Frame 1 (no input): blank canvas, image omitted
Frame 60 (the mouse pressed at the canvas centre just before this capture): blank canvas, image omitted
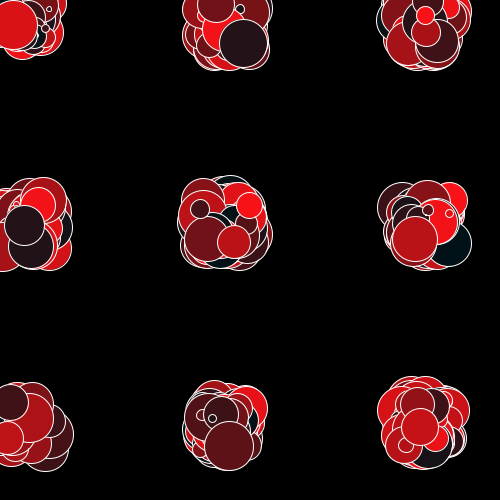
Frame 120 (the mouse held since frame 60 and released just before this capture)

The Processing sketch whose frames 1 and 60 were blank and that drew this single picture after the mouse press (run headless with seeded random() and noise(); from frame 60 on, the mouse is pressed at the canvas centre):

// Processing sketch: processing_139251
// ── processing_139251.pde

ArrayList<Circle> circles = new ArrayList(); 
int index = 0;
int thaMouse;

void setup(){
  size(500,500);
    background(0);
}
void draw(){
  for(int i = 0; i<10; i++){
    pushMatrix();
    for(int j = 0; j < 10; j++){
      figure();
      translate(200,0);
      figure();
    }
    popMatrix();
    translate(0,200);
  }
}
 void figure(){

 if(mousePressed == true){
 //translate(0,50);
 Circle r = new Circle();
 circles.add(r);
 
  }
 mouseReleased();
 }
 
 
 void mouseReleased(){
  thaMouse = mouseX;
 //translate(50,0);
  }

 
public class Circle{
  int r = (int)random((thaMouse));
  //int r = 40;
  //int g = (int)random((thaMouse));
  //int r = (int)(noise(thaMouse)*200;
  int g = (int)(noise(thaMouse)*200);
  int b = (int)(noise(thaMouse)*255);
  //int b = (int)random((thaMouse));
  //int b = (int)(noise(thaMouse)*200);
  int x = (int)random(50);
  int y = (int)random(50);
  float yold;
  //int d = 50;
  int d =(int)random(50);
  int t = 1;
 public Circle(){
   stroke(255);
    fill((r),(g),b);
    ellipse(x,y,d,d);
    yold = y;
  }
}
